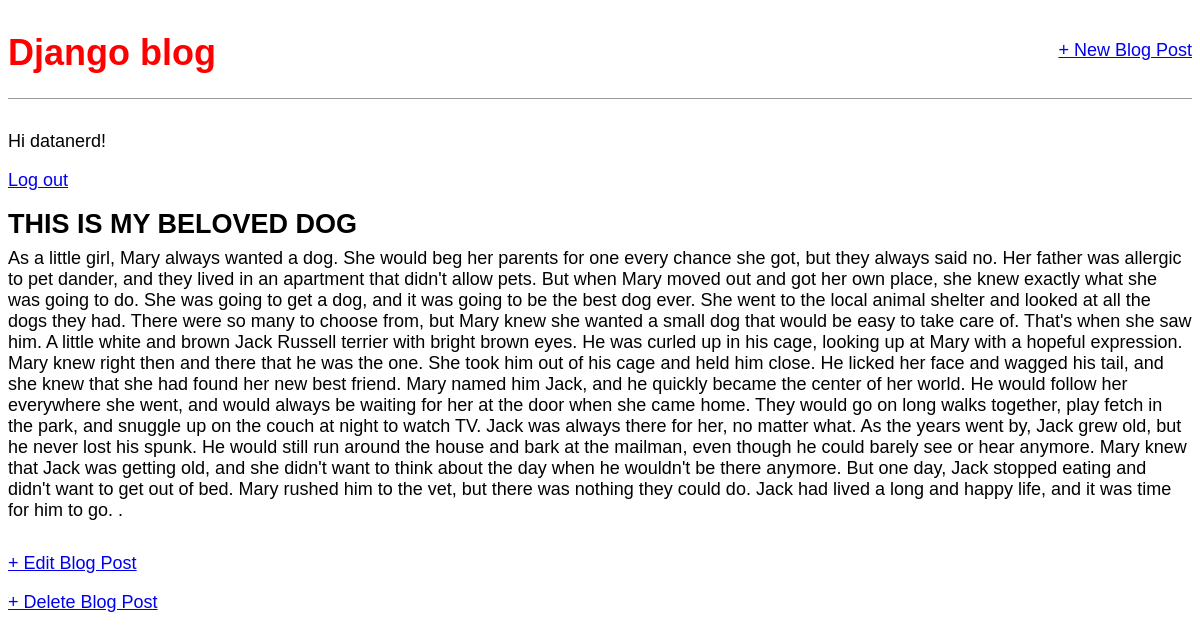
The app's page /post/1/ (signed in) with its own data.
### blog/models.py (models this page shows, shortened)
class Post(models.Model):
    title = models.CharField(max_length=200)
    author = models.ForeignKey(
        "auth.User",
        on_delete=models.CASCADE,
    )
    body = models.TextField()

### blog/views.py (the view)
# urls.py: path("post/<int:pk>/", BlogDetailView.as_view(), name="post_detail"),
class BlogDetailView(DetailView):
    model = Post
    template_name = "post_detail.html"

### templates/post_detail.html
{% extends "base.html" %}
{% block content %}
<div class="post-entry">
    <h2>{{ post.title }}</h2>
    <p>{{ post.body }}</p>
</div>
<p><a href="{% url 'post_edit' post.pk %}">+ Edit Blog Post</a></p>
<p><a href="{% url 'post_delete' post.pk %}">+ Delete Blog Post</a></p>
{% endblock content %}

### templates/base.html (shortened to what this page needs)
{% load static %}
<!DOCTYPE html>
<html lang="en">
<head>
    <link rel="stylesheet" href="{% static 'css/base.css' %}">
</head>
<body>
    <header>
        <div class="nav-left">
            <h1><a href="{% url 'home' %}">Django blog</a></h1>
        </div>
        <div class="nav-right">
            <a href="{% url 'post_new' %}">+ New Blog Post</a>
        </div>
    </header>
        {% if user.is_authenticated %}
            <p> Hi {{ user.username }}!</p>
            <p><a href="{% url 'logout' %}">Log out</a></p>
        {% else %}
            <p>You are not logged in.</p>
            <a href="{% url 'login' %}">Log In</a>
            <a href="{% url 'signup' %}">Sign Up</a>
        {% endif %}
    <div>
        {% block content %}
        {% endblock content %}
    </div>
</body>
</html>

### static/css/base.css (style rules this page uses)
header h1 a { color: red; text-decoration: none; }
body { font-family: 'Source Sans Pro', sans-serif; font-size: 18px; }
header { border-bottom: 1px solid #999; margin-bottom: 2rem; display: flex; }
.nav-left { margin-right: auto; }
.nav-right { display: flex; padding-top: 2rem; }
.post-entry { margin-bottom: 2rem; }
.post-entry h2 { margin: 0.5rem 0; }
.post-entry p { margin: 0; font-weight: 400; }

### records on screen
Post: title "THIS IS MY BELOVED DOG", body "As a little girl, Mary always wanted a dog. She would beg her parents for one every chance she got, but they always said no. Her father was allergic to pet dander, and they lived in an apartment that didn't allow pets. But when Mary moved out and got her own place, she knew exactly what she was going to do. She was going to get a dog, and it was going to be the best dog ever. She went to the local animal shelter and looked at all the dogs they had. There were so many to choose from, but Mary knew she wanted a small dog that would be easy to take care of. That's when she saw him. A little white and brown Jack Russell terrier with bright brown eyes. He was curled up in his cage, looking up at…"

### other values on screen
{{ user.username }} "datanerd"
